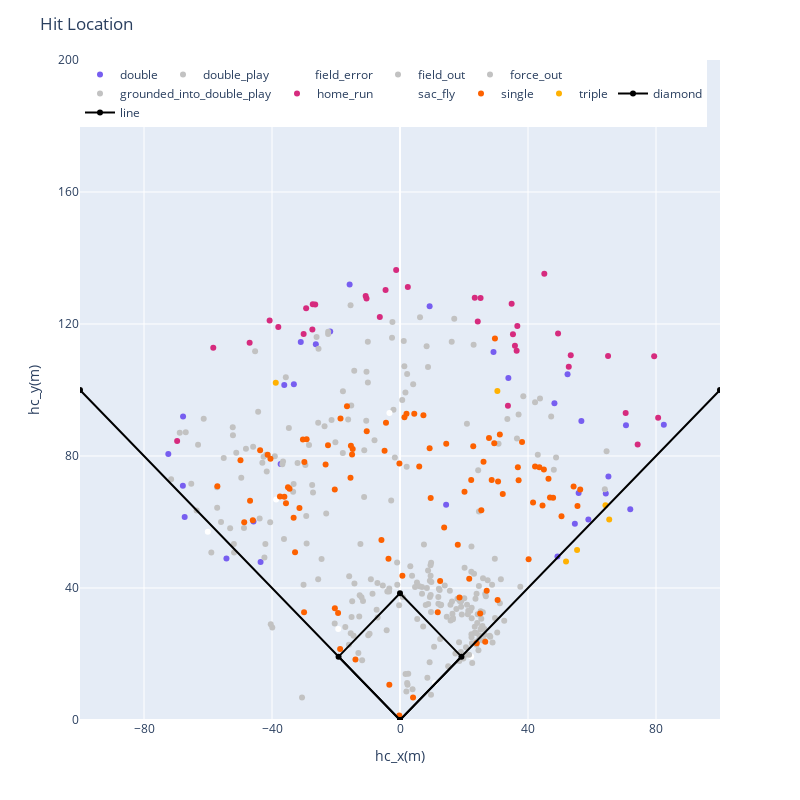

Source (notebook cell):
### Code cell
# 打球が飛んだイベントのみ抽出して可視化

_fig = hit_location(df[df['type'] == 'X'])
_fig.show()

### Figure 1 — Plotly figure (JSON) as saved in the notebook; plotly's stock layout.template omitted (floating-point values rounded to 4 significant figures; data arrays with more than 128 entries replaced by an {"elided": "..."} marker saying what was removed)
{"data": [{"customdata": {"elided": "30x10 mixed values"}, "hovertemplate": "<b>%{hovertext}</b><br><br>events=double<br>hc_x_0_m=%{x}<br>hc_y_0_m=%{y}<br>game_date=%{customdata[0]}<br>batter_name=%{customdata[1]}<br>pitcher_name=%{customdata[2]}<br>effective_speed_kh=%{customdata[3]}<br>pitch_name=%{customdata[4]}<br>hit_distance_sc_m=%{customdata[5]}<br>launch_speed_kh=%{customdata[6]}<br>launch_angle=%{customdata[7]}<br>des=%{customdata[8]}<br>description=%{customdata[9]}<extra></extra>", "hovertext": ["double", "double", "double", "double", "double", "double", "double", "double", "double", "double", "double", "double", "double", "double", "double", "double", "double", "double", "double", "double", "double", "double", "double", "double", "double", "double", "double", "double", "double", "double"], "legendgroup": "double", "marker": {"color": "rgb(119, 94, 240)", "symbol": "circle"}, "mode": "markers", "name": "double", "orientation": "v", "showlegend": true, "type": "scatter", "x": [-54.24, -67.86, 58.86, -26.3, 56.68, 52.36, 33.86, 65.13, 14.41, 9.26, 29.22, -37.3, -67.29, 64.31, -67.79, -43.57, 70.62, -15.74, 49.21, -72.4, -36.17, -21.81, -45.79, 48.26, 71.96, 82.45, 55.82, 54.64, -31.01, -33.17], "xaxis": "x", "y": [48.94, 70.97, 60.73, 113.9, 90.62, 104.8, 103.6, 73.8, 65.23, 125.4, 111.5, 77.6, 61.54, 68.66, 91.96, 47.88, 89.35, 131.9, 49.58, 80.58, 101.5, 117.8, 60.16, 95.97, 63.87, 89.49, 68.81, 59.5, 114.5, 101.8], "yaxis": "y"}, {"customdata": [["2022-05-22T00:00:00", "Ohtani, Shohei", "Irvin, Cole", 129.0, "Changeup", 89.31, 151.7, 22, "Angels challenged (tag play), call on the field was upheld: Shohei Ohtani lines into a double play, right fielder Chad Pinder to shortstop Elvis Andrus.   Tyler Wade out at 2nd.", "hit_into_play"], ["2022-04-23T00:00:00", "Ohtani, Shohei", "Watkins, Spenser", 149.3, "4-Seam Fastball", 38.1, 134.1, 8, "Shohei Ohtani lines into a double play, third baseman Ramon Urias to shortstop Jorge Mateo.   Tyler Wade out at 2nd.", "hit_into_play"]], "hovertemplate": "<b>%{hovertext}</b><br><br>events=double_play<br>hc_x_0_m=%{x}<br>hc_y_0_m=%{y}<br>game_date=%{customdata[0]}<br>batter_name=%{customdata[1]}<br>pitcher_name=%{customdata[2]}<br>effective_speed_kh=%{customdata[3]}<br>pitch_name=%{customdata[4]}<br>hit_distance_sc_m=%{customdata[5]}<br>launch_speed_kh=%{customdata[6]}<br>launch_angle=%{customdata[7]}<br>des=%{customdata[8]}<br>description=%{customdata[9]}<extra></extra>", "hovertext": ["double_play", "double_play"], "legendgroup": "double_play", "marker": {"color": "rgb(194, 194, 194)", "symbol": "circle"}, "mode": "markers", "name": "double_play", "orientation": "v", "showlegend": true, "type": "scatter", "x": [48.07, -20.41], "xaxis": "x", "y": [75.86, 29.28], "yaxis": "y"}, {"customdata": [["2022-07-16T00:00:00", "Ohtani, Shohei", "Urías, Julio", 150.9, "4-Seam Fastball", 16.46, 145.1, 79, "Shohei Ohtani reaches on a fielding error by first baseman Freddie Freeman.   Luis Rengifo to 3rd.", "hit_into_play"], ["2022-04-16T00:00:00", "Ohtani, Shohei", "Martin, Brett", 130.1, "Curveball", 9.14, 142.6, -2, "Shohei Ohtani reaches on a fielding error by first baseman Nathaniel Lowe.   Tyler Wade to 2nd.", "hit_into_play"], ["2022-09-24T00:00:00", "Ohtani, Shohei", "Jax, Griffin", 137.0, "Slider", 82.6, 144, 41, "Shohei Ohtani reaches on a fielding error by left fielder Jake Cave.   Shohei Ohtani to 2nd.", "hit_into_play"], ["2022-04-17T00:00:00", "Ohtani, Shohei", "Burke, Brock", 155.7, "4-Seam Fastball", 40.54, 86.72, 53, "Shohei Ohtani reaches on a fielding error by shortstop Marcus Semien.", "hit_into_play"]], "hovertemplate": "<b>%{hovertext}</b><br><br>events=field_error<br>hc_x_0_m=%{x}<br>hc_y_0_m=%{y}<br>game_date=%{customdata[0]}<br>batter_name=%{customdata[1]}<br>pitcher_name=%{customdata[2]}<br>effective_speed_kh=%{customdata[3]}<br>pitch_name=%{customdata[4]}<br>hit_distance_sc_m=%{customdata[5]}<br>launch_speed_kh=%{customdata[6]}<br>launch_angle=%{customdata[7]}<br>des=%{customdata[8]}<br>description=%{customdata[9]}<extra></extra>", "hovertext": ["field_error", "field_error", "field_error", "field_error"], "legendgroup": "field_error", "marker": {"color": "rgb(255, 255, 255)", "symbol": "circle"}, "mode": "markers", "name": "field_error", "orientation": "v", "showlegend": true, "type": "scatter", "x": [10.89, 22.24, -60.06, -19.3], "xaxis": "x", "y": [11.23, 19.27, 57.08, 27.55], "yaxis": "y"}, {"customdata": {"elided": "239x10 mixed values"}, "hovertemplate": "<b>%{hovertext}</b><br><br>events=field_out<br>hc_x_0_m=%{x}<br>hc_y_0_m=%{y}<br>game_date=%{customdata[0]}<br>batter_name=%{customdata[1]}<br>pitcher_name=%{customdata[2]}<br>effective_speed_kh=%{customdata[3]}<br>pitch_name=%{customdata[4]}<br>hit_distance_sc_m=%{customdata[5]}<br>launch_speed_kh=%{customdata[6]}<br>launch_angle=%{customdata[7]}<br>des=%{customdata[8]}<br>description=%{customdata[9]}<extra></extra>", "hovertext": {"elided": "239 str values"}, "legendgroup": "field_out", "marker": {"color": "rgb(194, 194, 194)", "symbol": "circle"}, "mode": "markers", "name": "field_out", "orientation": "v", "showlegend": true, "type": "scatter", "x": {"elided": "239 float values"}, "xaxis": "x", "y": {"elided": "239 float values"}, "yaxis": "y"}, {"customdata": {"elided": "14x10 mixed values"}, "hovertemplate": "<b>%{hovertext}</b><br><br>events=force_out<br>hc_x_0_m=%{x}<br>hc_y_0_m=%{y}<br>game_date=%{customdata[0]}<br>batter_name=%{customdata[1]}<br>pitcher_name=%{customdata[2]}<br>effective_speed_kh=%{customdata[3]}<br>pitch_name=%{customdata[4]}<br>hit_distance_sc_m=%{customdata[5]}<br>launch_speed_kh=%{customdata[6]}<br>launch_angle=%{customdata[7]}<br>des=%{customdata[8]}<br>description=%{customdata[9]}<extra></extra>", "hovertext": ["force_out", "force_out", "force_out", "force_out", "force_out", "force_out", "force_out", "force_out", "force_out", "force_out", "force_out", "force_out", "force_out", "force_out"], "legendgroup": "force_out", "marker": {"color": "rgb(194, 194, 194)", "symbol": "circle"}, "mode": "markers", "name": "force_out", "orientation": "v", "showlegend": true, "type": "scatter", "x": [-12.6, 15.77, -0.91, 19.02, 22.4, 15.05, 2.37, 3.92, 1.73, 17.62, 20.95, 16.39, 16.54, -0.85], "xaxis": "x", "y": [37.77, 34.93, 47.75, 20.57, 30.81, 16.31, 10.65, 9.33, 13.94, 33.6, 34.92, 32.16, 30.53, 40.95], "yaxis": "y"}, {"customdata": [["2022-05-01T00:00:00", "Ohtani, Shohei", "Ruiz, José", 142.2, "Changeup", 1.22, 133.1, -23, "Shohei Ohtani grounds into a double play, pitcher Jose Ruiz to shortstop Tim Anderson to first baseman Jose Abreu.   Taylor Ward to 3rd.    Mike Trout out at 2nd.    Shohei Ohtani out at 1st.", "hit_into_play"], ["2022-10-02T00:00:00", "Ohtani, Shohei", "Santana, Dennis", 152.8, "4-Seam Fastball", 11.89, 160.8, 0, "Shohei Ohtani grounds into a double play, second baseman Marcus Semien to shortstop Corey Seager to first baseman Nathaniel Lowe.   Mike Trout out at 2nd.    Shohei Ohtani out at 1st.", "hit_into_play"], ["2022-05-18T00:00:00", "Ohtani, Shohei", "Dunning, Dane", 133.9, "Changeup", 4.27, 152.6, -9, "Shohei Ohtani grounds into a double play, first baseman Nathaniel Lowe to shortstop Corey Seager to first baseman Nathaniel Lowe.   Taylor Ward out at 2nd.    Shohei Ohtani out at 1st.", "hit_into_play"], ["2022-08-29T00:00:00", "Ohtani, Shohei", "Montas, Frankie", 137.0, "Split-Finger", 1.83, 137.3, -18, "Shohei Ohtani grounds into a double play, shortstop Isiah Kiner-Falefa to first baseman Anthony Rizzo.   Mike Trout out at 2nd.    Shohei Ohtani out at 1st.", "hit_into_play"], ["2022-05-14T00:00:00", "Ohtani, Shohei", "Oller, Adam", 138.2, "Changeup", 7.92, 139.0, -3, "Shohei Ohtani grounds into a double play, shortstop Kevin Smith to first baseman Christian Bethancourt.   Taylor Ward out at 2nd.    Shohei Ohtani out at 1st.", "hit_into_play"], ["2022-04-22T00:00:00", "Ohtani, Shohei", "Pérez, Cionel", 132.8, "Slider", 29.87, 165.3, 5, "Shohei Ohtani grounds into a double play, shortstop Jorge Mateo to third baseman Kelvin Gutierrez to first baseman Ryan Mountcastle.   Andrew Velazquez out at 2nd.    Shohei Ohtani out at 1st.", "hit_into_play"]], "hovertemplate": "<b>%{hovertext}</b><br><br>events=grounded_into_double_play<br>hc_x_0_m=%{x}<br>hc_y_0_m=%{y}<br>game_date=%{customdata[0]}<br>batter_name=%{customdata[1]}<br>pitcher_name=%{customdata[2]}<br>effective_speed_kh=%{customdata[3]}<br>pitch_name=%{customdata[4]}<br>hit_distance_sc_m=%{customdata[5]}<br>launch_speed_kh=%{customdata[6]}<br>launch_angle=%{customdata[7]}<br>des=%{customdata[8]}<br>description=%{customdata[9]}<extra></extra>", "hovertext": ["grounded_into_double_play", "grounded_into_double_play", "grounded_into_double_play", "grounded_into_double_play", "grounded_into_double_play", "grounded_into_double_play"], "legendgroup": "grounded_into_double_play", "marker": {"color": "rgb(194, 194, 194)", "symbol": "circle"}, "mode": "markers", "name": "grounded_into_double_play", "orientation": "v", "showlegend": true, "type": "scatter", "x": [2.23, 24.14, 17.32, 6.87, 6.11, 15.58], "xaxis": "x", "y": [11.23, 29.4, 20.15, 40.32, 40.56, 39.16], "yaxis": "y"}, {"customdata": {"elided": "34x10 mixed values"}, "hovertemplate": "<b>%{hovertext}</b><br><br>events=home_run<br>hc_x_0_m=%{x}<br>hc_y_0_m=%{y}<br>game_date=%{customdata[0]}<br>batter_name=%{customdata[1]}<br>pitcher_name=%{customdata[2]}<br>effective_speed_kh=%{customdata[3]}<br>pitch_name=%{customdata[4]}<br>hit_distance_sc_m=%{customdata[5]}<br>launch_speed_kh=%{customdata[6]}<br>launch_angle=%{customdata[7]}<br>des=%{customdata[8]}<br>description=%{customdata[9]}<extra></extra>", "hovertext": ["home_run", "home_run", "home_run", "home_run", "home_run", "home_run", "home_run", "home_run", "home_run", "home_run", "home_run", "home_run", "home_run", "home_run", "home_run", "home_run", "home_run", "home_run", "home_run", "home_run", "home_run", "home_run", "home_run", "home_run", "home_run", "home_run", "home_run", "home_run", "home_run", "home_run", "home_run", "home_run", "home_run", "home_run"], "legendgroup": "home_run", "marker": {"color": "rgb(214, 43, 126)", "symbol": "circle"}, "mode": "markers", "name": "home_run", "orientation": "v", "showlegend": true, "type": "scatter", "x": [25.18, 34.89, -10.73, -10.46, 74.27, -58.35, 33.73, -29.33, 24.3, -26.49, 52.74, -40.74, -38.03, 36.45, 36.67, -27.26, -30.11, -6.31, -46.99, 65.02, 35.92, 80.67, 53.36, 23.36, -27.38, -69.64, 49.39, -4.51, 45.1, 70.52, 35.3, -1.2, 2.45, 79.43], "xaxis": "x", "y": [127.9, 126.1, 128.4, 127.7, 83.45, 112.8, 95.23, 124.8, 120.8, 125.9, 107.1, 121.0, 119.1, 111.9, 119.4, 126.0, 117.0, 122.1, 114.3, 110.3, 113.4, 91.57, 110.5, 128.0, 118.3, 84.51, 117.1, 130.3, 135.2, 93.01, 116.9, 136.4, 131.2, 110.2], "yaxis": "y"}, {"customdata": [["2022-06-21T00:00:00", "Ohtani, Shohei", "Mengden, Daniel", 142.1, "Cutter", 90.53, 135.4, 34, "Shohei Ohtani out on a sacrifice fly to left fielder Andrew Benintendi.   Tyler Wade scores.", "hit_into_play"], ["2022-08-06T00:00:00", "Ohtani, Shohei", "Bernardino, Brennan", 126.1, "Curveball", 77.72, 154.6, 53, "Shohei Ohtani out on a sacrifice fly to left fielder Kyle Lewis.   Andrew Velazquez scores.", "hit_into_play"], ["2022-06-21T00:00:00", "Ohtani, Shohei", "Speier, Gabe", 131.7, "Slider", 93.27, 135.8, 26, "Shohei Ohtani out on a sacrifice fly to center fielder Michael A.   Taylor.   Tyler Wade scores.", "hit_into_play"]], "hovertemplate": "<b>%{hovertext}</b><br><br>events=sac_fly<br>hc_x_0_m=%{x}<br>hc_y_0_m=%{y}<br>game_date=%{customdata[0]}<br>batter_name=%{customdata[1]}<br>pitcher_name=%{customdata[2]}<br>effective_speed_kh=%{customdata[3]}<br>pitch_name=%{customdata[4]}<br>hit_distance_sc_m=%{customdata[5]}<br>launch_speed_kh=%{customdata[6]}<br>launch_angle=%{customdata[7]}<br>des=%{customdata[8]}<br>description=%{customdata[9]}<extra></extra>", "hovertext": ["sac_fly", "sac_fly", "sac_fly"], "legendgroup": "sac_fly", "marker": {"color": "rgb(255, 255, 255)", "symbol": "circle"}, "mode": "markers", "name": "sac_fly", "orientation": "v", "showlegend": true, "type": "scatter", "x": [-29.88, -38.72, -3.3], "xaxis": "x", "y": [84.96, 66.8, 93.02], "yaxis": "y"}, {"customdata": {"elided": "90x10 mixed values"}, "hovertemplate": "<b>%{hovertext}</b><br><br>events=single<br>hc_x_0_m=%{x}<br>hc_y_0_m=%{y}<br>game_date=%{customdata[0]}<br>batter_name=%{customdata[1]}<br>pitcher_name=%{customdata[2]}<br>effective_speed_kh=%{customdata[3]}<br>pitch_name=%{customdata[4]}<br>hit_distance_sc_m=%{customdata[5]}<br>launch_speed_kh=%{customdata[6]}<br>launch_angle=%{customdata[7]}<br>des=%{customdata[8]}<br>description=%{customdata[9]}<extra></extra>", "hovertext": ["single", "single", "single", "single", "single", "single", "single", "single", "single", "single", "single", "single", "single", "single", "single", "single", "single", "single", "single", "single", "single", "single", "single", "single", "single", "single", "single", "single", "single", "single", "single", "single", "single", "single", "single", "single", "single", "single", "single", "single", "single", "single", "single", "single", "single", "single", "single", "single", "single", "single", "single", "single", "single", "single", "single", "single", "single", "single", "single", "single", "single", "single", "single", "single", "single", "single", "single", "single", "single", "single", "single", "single", "single", "single", "single", "single", "single", "single", "single", "single", "single", "single", "single", "single", "single", "single", "single", "single", "single", "single"], "legendgroup": "single", "marker": {"color": "rgb(253, 97, 0)", "symbol": "circle"}, "mode": "markers", "name": "single", "orientation": "v", "showlegend": true, "type": "scatter", "x": [25.42, 40.19, -3.6, -41.35, -18.71, 9.26, -29.98, 25.06, 0.75, 31.2, -18.59, -32.8, 14.45, 20.16, -5.8, -15.47, 26.1, -29.18, -0.18, 21.63, 46.87, 47.85, -4.38, -4.82, -14.78, -16.57, 29.46, 1.39, -3.33, 41.58, 7.32, -23.25, -35.63, -0.22, 30.64, -29.89, -36.13, 18.06, -43.71, 4.08, 18.59, -31.42, -22.5, 11.79, 22.89, 42.21, -20.36, 2.03, -33.24, -20.38, 37.07, -48.68, -30.33, -34.52, -46.86, 32.12, 54.25, 9.59, 43.55, 56.32, 22.25, 28.65, 38.14, 13.8, -49.85, 29.67, -40.48, -46, 6.01, -14.98, 26.63, -35.01, 27.09, 44.96, 27.81, -57.07, 55.46, -19.35, 23.95, 36.83, -10.4, 46.4, 50.47, 12.54, -37.52, 30.5, -15.34, 44.54, 4.46, -13.92], "xaxis": "x", "y": [63.57, 48.7, 48.84, 80.37, 21.52, 82.32, 32.67, 32.26, 43.69, 86.52, 91.4, 50.86, 83.71, 69.2, 54.57, 73.41, 78.24, 85.1, 77.69, 42.78, 67.44, 67.32, 90.07, 81.57, 82.11, 95.08, 83.9, 91.76, 10.69, 65.93, 92.36, 77.42, 65.7, 1.39, 72.25, 78.18, 67.64, 53.1, 81.75, 6.85, 37.09, 64.24, 83.24, 32.65, 82.96, 76.81, 33.84, 92.84, 61.3, 69.85, 72.66, 59.92, 85.03, 70.04, 66.46, 68.47, 70.78, 67.29, 76.6, 69.86, 72.69, 72.7, 84.26, 58.3, 78.69, 115.6, 79.17, 60.5, 76.79, 80.46, 23.7, 70.52, 39.14, 75.89, 85.44, 70.84, 64.84, 32.46, 23.23, 76.57, 87.49, 73.09, 61.76, 42.15, 67.69, 36.39, 83.13, 65.01, 92.83, 18.33], "yaxis": "y"}, {"customdata": [["2022-07-31T00:00:00", "Ohtani, Shohei", "Dunning, Dane", 139.0, "Changeup", 74.98, 168, 16, "Shohei Ohtani triples (3) on a sharp line drive to right fielder Kole Calhoun.", "hit_into_play"], ["2022-06-15T00:00:00", "Ohtani, Shohei", "Anderson, Tyler", 139.4, "Cutter", 90.22, 157.1, 19, "Shohei Ohtani triples (1) on a line drive to right fielder Mookie Betts.", "hit_into_play"], ["2022-07-13T00:00:00", "Ohtani, Shohei", "Javier, Cristian", 152.2, "4-Seam Fastball", 53.64, 147.4, 14, "Shohei Ohtani triples (2) on a line drive to right fielder Kyle Tucker.   Max Stassi scores.    Brandon Marsh scores.", "hit_into_play"], ["2022-08-26T00:00:00", "Ohtani, Shohei", "White, Mitch", 132.8, "Slider", 115.5, 153.1, 31, "Shohei Ohtani triples (6) on a fly ball to center fielder Whit Merrifield.   Andrew Velazquez scores.    David Fletcher scores.", "hit_into_play"], ["2022-08-17T00:00:00", "Ohtani, Shohei", "Murfee, Penn", 138.9, "4-Seam Fastball", 59.13, 163.7, 13, "Shohei Ohtani triples (5) on a sharp line drive to right fielder Mitch Haniger.   David Fletcher scores.", "hit_into_play"], ["2022-08-16T00:00:00", "Ohtani, Shohei", "Ray, Robbie", 142.7, "Slider", 108.8, 161.9, 23, "Shohei Ohtani triples (4) on a sharp fly ball to left fielder Jesse Winker.", "hit_into_play"]], "hovertemplate": "<b>%{hovertext}</b><br><br>events=triple<br>hc_x_0_m=%{x}<br>hc_y_0_m=%{y}<br>game_date=%{customdata[0]}<br>batter_name=%{customdata[1]}<br>pitcher_name=%{customdata[2]}<br>effective_speed_kh=%{customdata[3]}<br>pitch_name=%{customdata[4]}<br>hit_distance_sc_m=%{customdata[5]}<br>launch_speed_kh=%{customdata[6]}<br>launch_angle=%{customdata[7]}<br>des=%{customdata[8]}<br>description=%{customdata[9]}<extra></extra>", "hovertext": ["triple", "triple", "triple", "triple", "triple", "triple"], "legendgroup": "triple", "marker": {"color": "rgb(255, 177, 2)", "symbol": "circle"}, "mode": "markers", "name": "triple", "orientation": "v", "showlegend": true, "type": "scatter", "x": [55.34, 64.21, 51.88, 30.43, 65.38, -38.82], "xaxis": "x", "y": [51.48, 65.06, 48.04, 99.71, 60.77, 102.2], "yaxis": "y"}, {"line": {"color": "black"}, "name": "diamond", "type": "scatter", "x": [0, -19.2, 0, 19.2, 0], "y": [0, 19.2, 38.4, 19.2, 0]}, {"line": {"color": "black"}, "name": "line", "type": "scatter", "x": [-100, 0, 100], "y": [100, 0, 100]}], "layout": {"autosize": false, "height": 800, "legend": {"orientation": "h", "title": {}, "tracegroupgap": 0, "x": 0, "xanchor": "left", "y": 1, "yanchor": "top"}, "margin": {"t": 60}, "title": {"text": "Hit Location"}, "width": 800, "xaxis": {"anchor": "y", "domain": [0, 1], "dtick": 40, "range": [-100, 100], "title": {"text": "hc_x(m)"}}, "yaxis": {"anchor": "x", "domain": [0, 1], "dtick": 40, "range": [0, 200], "title": {"text": "hc_y(m)"}}}}
